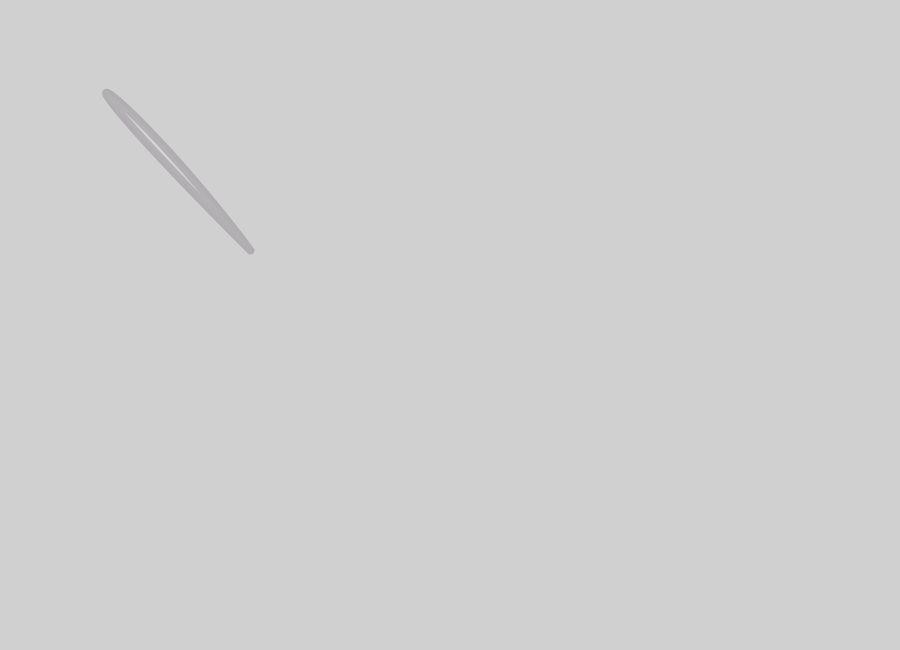
Frame 1 (no input)
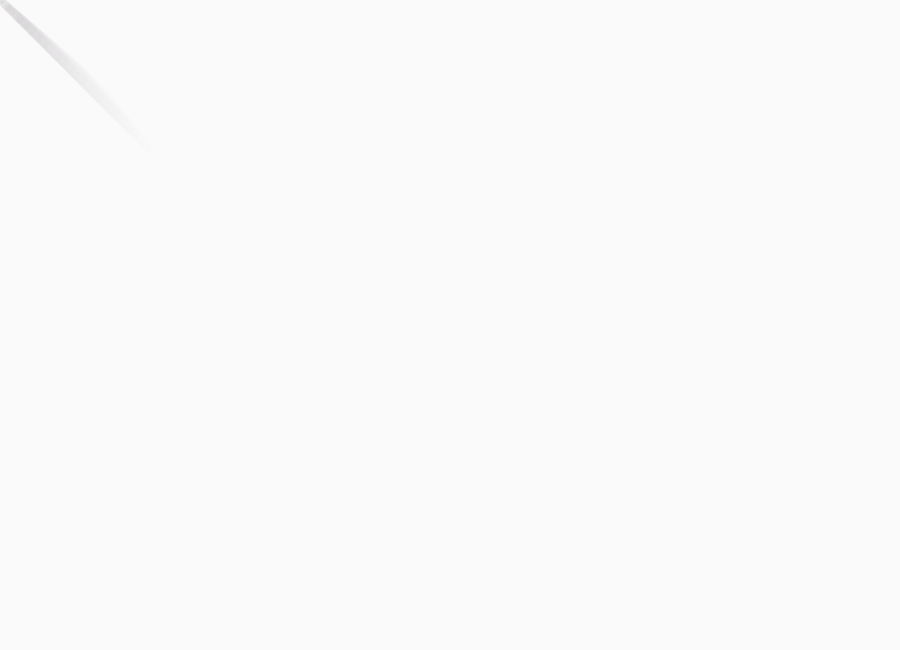
Frame 60 (the mouse pressed at the canvas centre just before this capture)
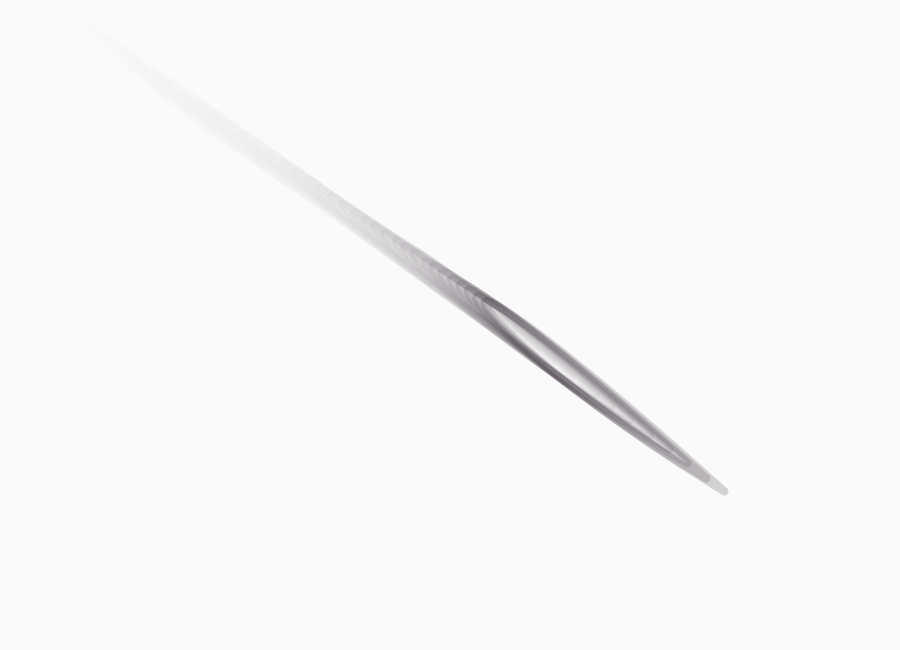
Frame 120 (the mouse held since frame 60 and released just before this capture)

The Processing sketch that drew these frames (run headless with seeded random() and noise(); from frame 60 on, the mouse is pressed at the canvas centre):

// Processing sketch: bezierTest
// ── bezierTest.pde

float x=250, y=250; // moving point position
float vx=0,vy=0;    // speed of point

int prevMillis=0;  // time keeping

void setup() {
  size(900, 650);
}

void draw() {
  // background with transparency
  noStroke();
  fill(color(255,255,255,22));
  rect(0,0,width,height);

  // curve drawing
  strokeWeight(8);
  strokeCap(ROUND);
  stroke(color(10,0,10,42));
  bezier(x,y,mouseX,mouseY,x/2,y/3,4/3*x,4/3*y);

  // time keeping
  float dt = ((float)(millis() - prevMillis))/1000;
  prevMillis = millis();
    
  // update positions towards target using 'physics' model
  float tx = mouseX; // target
  float ty = mouseY;
  float a = dist(tx,ty,x,y); // acceleration
  vx += a/100 * (tx-x) *dt;
  vy += a/100 * (ty-y) *dt;
  x += vx * dt;
  y += vy * dt;
  //println( dt + " " + vx + " " + vy); // debugging
 
}
